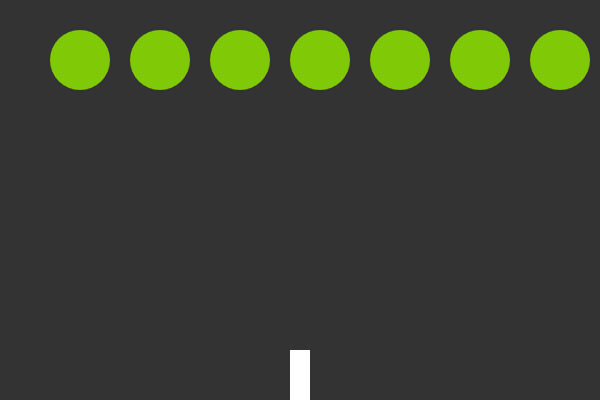
Frame 1 (no input)
Frame 60 (no input): identical to frame 1, image omitted
Frame 120 (the mouse pressed at the canvas centre since frame 60): identical to frame 1, image omitted

The p5.js sketch that drew this single still picture (run headless with seeded random() and noise() and a simulated clock; from frame 60 on, the mouse is pressed at the canvas centre):

// p5.js sketch
// ── sketch.js
var ship;
var flowers = [];
var drops = [];

function setup() {
    createCanvas(600, 400);
    ship = new Ship();
    drop = new Drop(width / 2, height / 2);
    for (var i = 0; i < 7; i++) {
        flowers[i] = new Flower(i * 80 + 80, 60);
    }
}

function draw() {
    background(51);
    ship.show();

    for (var i = 0; i < drops.length; i++) {
        drops[i].show();
        drops[i].move();
    }
    for (var i = 0; i < flowers.length; i++) {
        flowers[i].show();
    }
}
function keyPressed() {
    if (key === ' ') {
        var drop = new Drop(ship.x, height);
        drops.push(drop);
    }
    if (keyCode === RIGHT_ARROW) {
        ship.move(1);
    } else if (keyCode === LEFT_ARROW) {
        ship.move(-1);
    }
}


//ship object with show function
function Ship() {
    this.x = width / 2;

    this.show = function () {
        noStroke();
        fill(255);
        rectMode(CENTER);
        rect(this.x, height - 20, 20, 60);
    }
    this.move = function (dir) {
        this.x += dir * 15;
    }
}

//flower object
function Flower(x, y) {
    this.x = x;
    this.y = y;

    this.show = function () {
        fill(127, 201, 7);
        ellipse(this.x, this.y, 60, 60);
    }
}

//water drop
function Drop(x, y) {
    this.x = x;
    this.y = y;

    this.show = function () {
        fill(255, 171, 194);
        ellipse(this.x, this.y, 16, 16);
    }
    this.move = function () {
        this.y = this.y - 5;
    }
}

function pop() {

}
